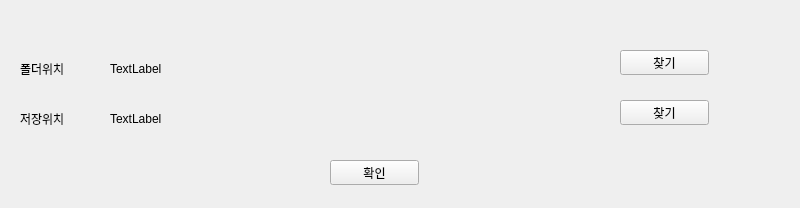
<?xml version="1.0" encoding="UTF-8"?>
<ui version="4.0">
 <class>MainWindow</class>
 <widget class="QMainWindow" name="MainWindow">
  <property name="geometry">
   <rect>
    <x>0</x>
    <y>0</y>
    <width>800</width>
    <height>208</height>
   </rect>
  </property>
  <property name="windowTitle">
   <string>MainWindow</string>
  </property>
  <widget class="QWidget" name="centralwidget">
   <widget class="QLabel" name="label">
    <property name="geometry">
     <rect>
      <x>20</x>
      <y>60</y>
      <width>67</width>
      <height>17</height>
     </rect>
    </property>
    <property name="text">
     <string>폴더위치</string>
    </property>
   </widget>
   <widget class="QLabel" name="label_2">
    <property name="geometry">
     <rect>
      <x>110</x>
      <y>60</y>
      <width>481</width>
      <height>17</height>
     </rect>
    </property>
    <property name="text">
     <string>TextLabel</string>
    </property>
   </widget>
   <widget class="QLabel" name="label_3">
    <property name="geometry">
     <rect>
      <x>20</x>
      <y>110</y>
      <width>67</width>
      <height>17</height>
     </rect>
    </property>
    <property name="text">
     <string>저장위치</string>
    </property>
   </widget>
   <widget class="QPushButton" name="pushButton">
    <property name="geometry">
     <rect>
      <x>620</x>
      <y>50</y>
      <width>89</width>
      <height>25</height>
     </rect>
    </property>
    <property name="text">
     <string>찾기</string>
    </property>
   </widget>
   <widget class="QLabel" name="label_4">
    <property name="geometry">
     <rect>
      <x>110</x>
      <y>110</y>
      <width>481</width>
      <height>17</height>
     </rect>
    </property>
    <property name="text">
     <string>TextLabel</string>
    </property>
   </widget>
   <widget class="QPushButton" name="pushButton_2">
    <property name="geometry">
     <rect>
      <x>620</x>
      <y>100</y>
      <width>89</width>
      <height>25</height>
     </rect>
    </property>
    <property name="text">
     <string>찾기</string>
    </property>
   </widget>
   <widget class="QPushButton" name="pushButton_3">
    <property name="geometry">
     <rect>
      <x>330</x>
      <y>160</y>
      <width>89</width>
      <height>25</height>
     </rect>
    </property>
    <property name="text">
     <string>확인</string>
    </property>
   </widget>
  </widget>
 </widget>
 <resources/>
 <connections/>
</ui>
